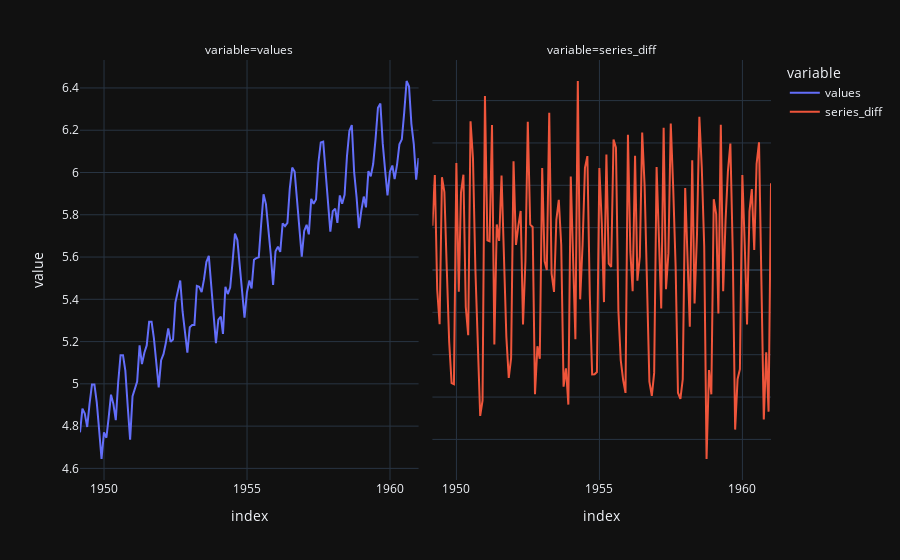

Notebook code cell kept with this figure:
### Code cell
fig = df.plot(facet_col = 'variable')
fig.update_yaxes(matches=None)

### Figure 1 — Plotly figure (JSON) as saved in the notebook; plotly's stock layout.template omitted (floating-point values rounded to 4 significant figures; data arrays with more than 128 entries replaced by an {"elided": "..."} marker saying what was removed)
{"data": [{"hovertemplate": "variable=values<br>index=%{x}<br>value=%{y}<extra></extra>", "legendgroup": "values", "line": {"color": "#636efa", "dash": "solid"}, "marker": {"symbol": "circle"}, "mode": "lines", "name": "values", "orientation": "v", "showlegend": true, "type": "scatter", "x": {"elided": "143 str values"}, "xaxis": "x", "y": {"elided": "143 float values"}, "yaxis": "y"}, {"hovertemplate": "variable=series_diff<br>index=%{x}<br>value=%{y}<extra></extra>", "legendgroup": "series_diff", "line": {"color": "#EF553B", "dash": "solid"}, "marker": {"symbol": "circle"}, "mode": "lines", "name": "series_diff", "orientation": "v", "showlegend": true, "type": "scatter", "x": {"elided": "143 str values"}, "xaxis": "x2", "y": {"elided": "143 float values"}, "yaxis": "y2"}], "layout": {"annotations": [{"font": {}, "showarrow": false, "text": "variable=values", "x": 0.245, "xanchor": "center", "xref": "paper", "y": 1, "yanchor": "bottom", "yref": "paper"}, {"font": {}, "showarrow": false, "text": "variable=series_diff", "x": 0.755, "xanchor": "center", "xref": "paper", "y": 1, "yanchor": "bottom", "yref": "paper"}], "legend": {"title": {"text": "variable"}, "tracegroupgap": 0}, "margin": {"t": 60}, "xaxis": {"anchor": "y", "domain": [0, 0.49], "title": {"text": "index"}}, "xaxis2": {"anchor": "y2", "domain": [0.51, 1], "matches": "x", "title": {"text": "index"}}, "yaxis": {"anchor": "x", "domain": [0, 1], "title": {"text": "value"}}, "yaxis2": {"anchor": "x2", "domain": [0, 1], "showticklabels": false}}}
